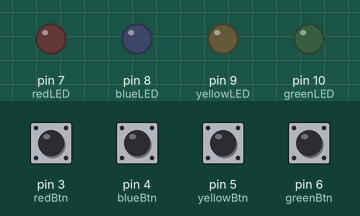
Simulated run of this sketch. Board: Arduino Uno, built with avr-gcc and run on an emulated ATmega328P. Shown: output pins drawn as LEDs (lit = HIGH). The test bench sets the inputs (shaded band); at power-on: pin 3 (redBtn), pin 4 (blueBtn), pin 5 (yellowBtn), pin 6 (greenBtn) LOW. Random numbers use the default seed unless the sketch sets one.

Above: at 1.8 s.
1.9 s: pin 5 (yellowBtn) pulled HIGH for 0.15 s
At 3.3 s:
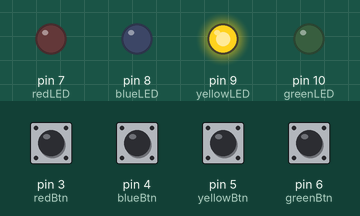
At 4.3 s:
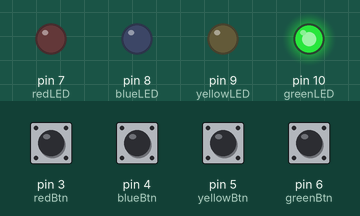
5.0 s: pin 4 (blueBtn) pulled HIGH for 0.15 s
At 5.8 s:
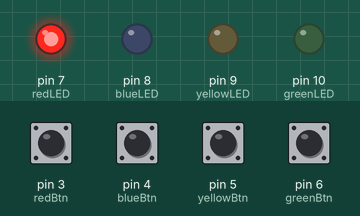
Timing chart, 0 to 8.0 s (numbered marks = the images above; inputs shaded):
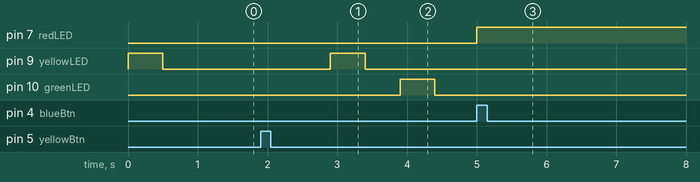

The sketch:

LEDpuzzle.ino
```cpp
/*Arduino Assignment: LED puzzle
   November 3rd
   Yusra Khan
*/

const int redBtn = 3;
const int blueBtn = 4;
const int yellowBtn = 5;
const int greenBtn = 6;
const int redLED = 7;
const int blueLED = 8;
const int yellowLED = 9;
const int greenLED = 10;
int cnt = 1; //level number
int sequence[100];
boolean fail = false; //game lose flag
int next = 0; //move onto next level when next<cnt
int btn = 0; //if all buttons pressed correctly move on to next level
int previous = 0; //to avoid same press of button being read multiple times

void setup() {
  Serial.begin(9600);
  pinMode(redBtn, INPUT);
  pinMode(greenBtn, INPUT);
  pinMode(yellowBtn, INPUT);
  pinMode(blueBtn, INPUT);
  pinMode(redLED, OUTPUT);
  pinMode(greenLED, OUTPUT);
  pinMode(yellowLED, OUTPUT);
  pinMode(blueLED, OUTPUT);
}

void loop() {
  if (cnt != next && (digitalRead(greenBtn) + digitalRead(yellowBtn) + digitalRead(blueBtn)) == 0) { //new level only when no button is pressed
    btn = 0;
    previous = 0;
    next++;
    for (int i = 0; i < cnt; i++) { //random LEDs with incremental amount each level stored in array
      sequence[i] = int(random(8, 11));
      digitalWrite(sequence[i], HIGH);
      delay(500);
      digitalWrite(sequence[i], LOW);
      delay(500);
    }
  }

  if (fail == false && cnt == next) { //only when new level has been displayed
    int buttons = digitalRead(greenBtn) + digitalRead(yellowBtn) + digitalRead(blueBtn);
    if (buttons == 1) { //when any one button is pressed
      if (previous == 0) { //if no button was pressed in previous iteration
        int inbtn = sequence[btn] - 4; //corresponding button to LED
        if (digitalRead(inbtn) == 1) { //when correct button pressed
          previous = 1;
          btn++; //to check next LED in array
          if (btn == cnt) { //when entire correct sequence has been pressed
            cnt++;
            delay(1000);
          }
        }
        else { //when incorrect button pressed
          fail = true;
        }
      }
    }
    else if (buttons == 0) {
      previous = 0;
    }
    else { //if multiple buttons pressed simultaneously
      fail = true;
    }
  }
  else if (fail == true) { //game lost
    digitalWrite(redLED, HIGH); //red LED signals game lost
    if (digitalRead(redBtn) == 1) { //reset game by pressing red button
      cnt = 1;
      fail = false;
      next = 0;
      digitalWrite(redLED, LOW);
      delay(1000);
    }
  }
}
```

Measured:
- after the input at 1.9 s, pin 9 (yellowLED): LOW → HIGH after 1.0 s, → LOW 0.50 s later; pin 10 (greenLED): LOW → HIGH after 2.0 s, → LOW 0.50 s later
- after the input at 5.0 s, pin 7 (redLED): LOW → HIGH at once
